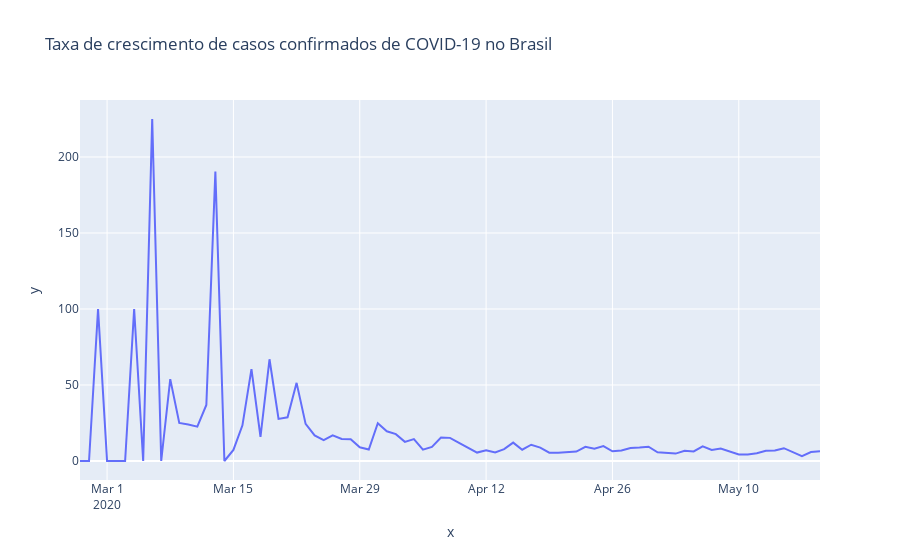

Notebook code for this chart:
### Code cell
primeiro_dia = coronaBrazil.observationdate.loc[coronaBrazil.confirmed > 0].min()
ultimo_dia = coronaBrazil.observationdate.max()

px.line(
    x=pd.date_range(primeiro_dia, ultimo_dia)[1:],
    y=tx_dia,
    title='Taxa de crescimento de casos confirmados de COVID-19 no Brasil'
)
